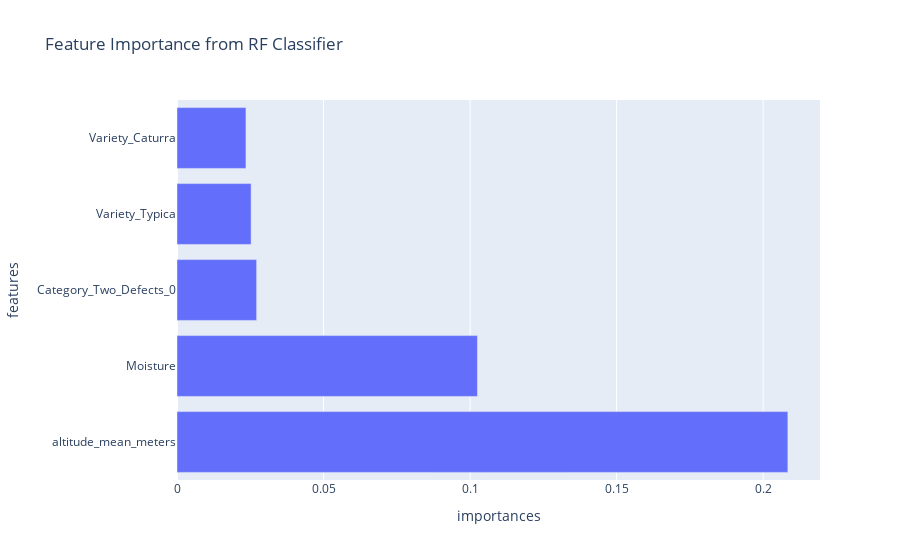

The notebook cell saved with this chart:
### Markdown cell above
The Random Forest Classifier model performed with cross-validation ROC score of 0.685. This model’s performance is better than the regression models as the test score on the test set was about 0.67.

### Code cell
# ---- Inspect important features from best RF model ----

pipe.fit(X_train_2, y_train_2)
pipe['randomforestclassifier'].feature_importances_

column_names = (
    numeric_features +
    preprocessor.named_transformers_["onehotencoder"].get_feature_names_out().tolist()
)

# ---- Top 5 features ----
importances = pipe['randomforestclassifier'].feature_importances_
feat_df = pd.DataFrame({'features': column_names, 'importances': importances})
feat_df = feat_df.sort_values('importances', ascending=False)[:5]
fig = px.bar(feat_df, x='importances', y='features', title='Feature Importance from RF Classifier')
fig.show()

### Figure 1 — Plotly figure (JSON) as saved in the notebook; plotly's stock layout.template omitted (floating-point values rounded to 4 significant figures)
{"data": [{"alignmentgroup": "True", "hovertemplate": "importances=%{x}<br>features=%{y}<extra></extra>", "legendgroup": "", "marker": {"color": "#636efa", "pattern": {"shape": ""}}, "name": "", "offsetgroup": "", "orientation": "h", "showlegend": false, "textposition": "auto", "type": "bar", "x": [0.2084, 0.1025, 0.02717, 0.02529, 0.02353], "xaxis": "x", "y": ["altitude_mean_meters", "Moisture", "Category_Two_Defects_0", "Variety_Typica", "Variety_Caturra"], "yaxis": "y"}], "layout": {"barmode": "relative", "legend": {"tracegroupgap": 0}, "title": {"text": "Feature Importance from RF Classifier"}, "xaxis": {"anchor": "y", "domain": [0, 1], "title": {"text": "importances"}}, "yaxis": {"anchor": "x", "domain": [0, 1], "title": {"text": "features"}}}}
